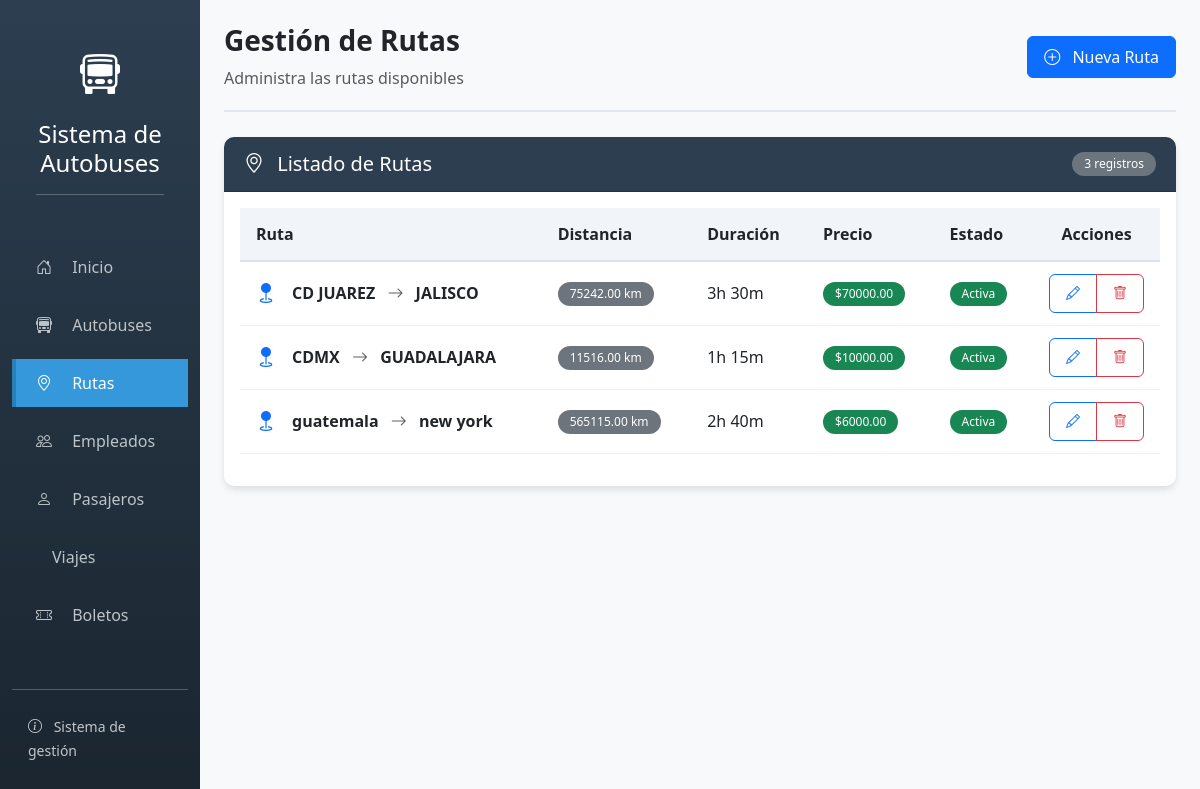
Screenshot of /rutas/ with the database file from the repository.
### app_autobuses/models.py (models this page shows, shortened)
class Ruta(models.Model):
    origen = models.CharField(max_length=100)
    destino = models.CharField(max_length=100)
    distancia_km = models.DecimalField(max_digits=10, decimal_places=2)
    duracion_estimada = models.CharField(max_length=20, help_text="Formato: 2h 30m")
    precio_base = models.DecimalField(max_digits=10, decimal_places=2)
    activa = models.BooleanField(default=True)
    class Meta:
        ordering = ['origen']

### app_autobuses/views.py (the view)
# urls.py: path('rutas/', views.ruta_listar, name='ruta_listar'),
def ruta_listar(request):
    rutas = Ruta.objects.all().order_by('origen', 'destino')
    return render(request, 'app_autobuses/ruta/listar.html', {'rutas': rutas})

### app_autobuses/templates/app_autobuses/ruta/listar.html (shortened to what this page needs)
{% extends 'base.html' %}
{% block header_title %}Gestión de Rutas{% endblock %}
{% block header_subtitle %}Administra las rutas disponibles{% endblock %}
{% block header_buttons %}
<a href="{% url 'ruta_crear' %}" class="btn btn-primary">
    <i class="bi bi-plus-circle me-2"></i> Nueva Ruta
</a>
{% endblock %}
{% block content %}
<div class="card">
    <div class="card-header d-flex justify-content-between align-items-center">
        <h5 class="mb-0"><i class="bi bi-geo-alt me-2"></i> Listado de Rutas</h5>
        <span class="badge bg-secondary">{{ rutas|length }} registros</span>
    </div>
    <div class="card-body">
        {% if rutas %}
        <div class="table-responsive">
            <table class="table table-hover">
                <thead>
                    <tr>
                        <th>Ruta</th>
                        <th>Distancia</th>
                        <th>Duración</th>
                        <th>Precio</th>
                        <th>Estado</th>
                        <th width="120" class="text-center">Acciones</th>
                    </tr>
                </thead>
                <tbody>
                    {% for ruta in rutas %}
                    <tr>
                        <td>
                            <div class="d-flex align-items-center">
                                <i class="bi bi-geo-fill text-primary me-3 fs-5"></i>
                                <div>
                                    <strong>{{ ruta.origen }}</strong>
                                    <i class="bi bi-arrow-right mx-2 text-muted"></i>
                                    <strong>{{ ruta.destino }}</strong>
                                </div>
                            </div>
                        </td>
                        <td>
                            <span class="badge bg-secondary">{{ ruta.distancia_km }} km</span>
                        </td>
                        <td>{{ ruta.duracion_estimada }}</td>
                        <td>
                            <span class="badge bg-success">${{ ruta.precio_base }}</span>
                        </td>
                        <td>
                            {% if ruta.activa %}
                            <span class="badge bg-success">Activa</span>
                            {% else %}
                            <span class="badge bg-danger">Inactiva</span>
                            {% endif %}
                        </td>
                        <td class="text-center">
                            <div class="btn-group btn-group-sm" role="group">
                                <a href="{% url 'ruta_editar' ruta.id %}"
                                   class="btn btn-outline-primary"
                                   data-bs-toggle="tooltip"
                                   title="Editar">
                                    <i class="bi bi-pencil"></i>
                                </a>
                                <a href="{% url 'ruta_eliminar' ruta.id %}"
                                   class="btn btn-outline-danger"
                                   data-bs-toggle="tooltip"
                                   title="Eliminar">
                                    <i class="bi bi-trash"></i>
                                </a>
                            </div>
                        </td>
                    </tr>
                    {% endfor %}
                </tbody>
            </table>
        </div>
        {% endif %}
    </div>
</div>
{% endblock %}

### app_autobuses/templates/base.html (style rules this page uses)
body { background-color: #f8f9fa; font-family: 'Segoe UI', Tahoma, Geneva, Verdana, sans-serif; }
.card { border: none; border-radius: 10px; box-shadow: 0 4px 6px rgba(0,0,0,0.1); margin-bottom: 25px; }
.card-header { background-color: #2c3e50; color: white; border-radius: 10px 10px 0 0 !important; padding: 15px 20px; font-weight: 600; }
.table th { background-color: #f1f5f9; font-weight: 600; padding: 14px 16px; border-bottom: 2px solid #dee2e6; }
.table td { padding: 12px 16px; vertical-align: middle; border-color: #edf2f7; }
.btn { padding: 8px 16px; border-radius: 6px; font-weight: 500; transition: all 0.3s; }
.badge { padding: 6px 12px; border-radius: 20px; font-weight: 500; }

### rows the page displays
Ruta: origen "CD JUAREZ", destino "JALISCO", distancia_km "75242.00", duracion_estimada "3h 30m", precio_base "70000.00", activa "Activa"
Ruta: origen "CDMX", destino "GUADALAJARA", distancia_km "11516.00", duracion_estimada "1h 15m", precio_base "10000.00", activa "Activa"
Ruta: origen "guatemala", destino "new york", distancia_km "565115.00", duracion_estimada "2h 40m", precio_base "6000.00", activa "Activa"

### other values shown
{{ rutas|length }} "3"
